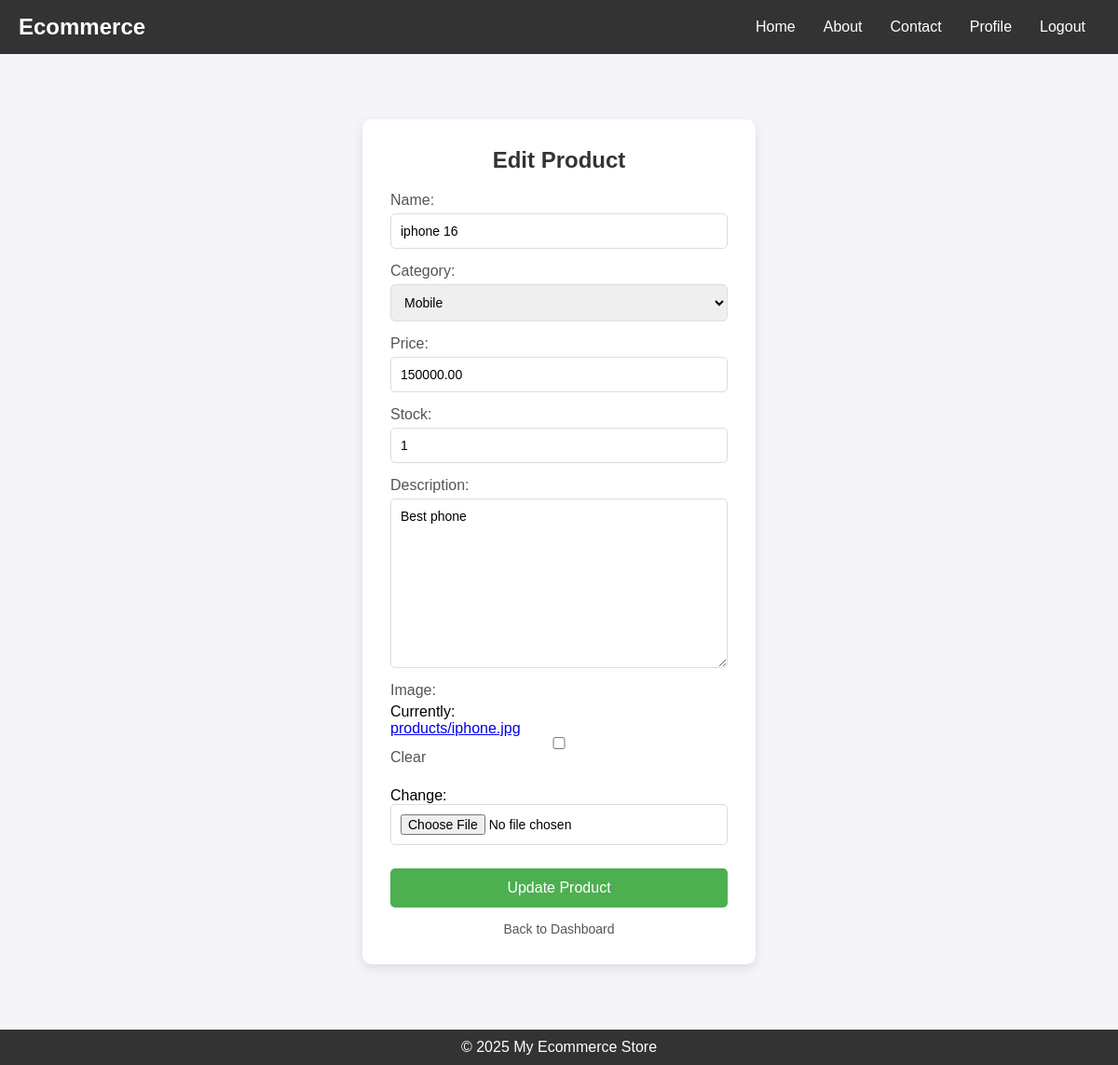
Page /product/edit/9/ (signed in) on the committed database.
### services/models.py (models this page shows, shortened)
class Product(models.Model):
    CATEGORY_CHOICES = [
        ('laptop', 'Laptop'),
        ('mobile', 'Mobile'),
        ('headphone', 'Headphone'),
        ('smartwatch', 'Smartwatch'),
        ('speaker', 'Speaker'),
        ('accessories', 'Accessories'),
        ('keyboard', 'Keyboard'),
        ('mouse', 'Mouse'),
    ]
    seller = models.ForeignKey(Seller, on_delete=models.CASCADE, related_name='products')
    name = models.CharField(max_length=255)
    description = models.TextField()
    category = models.CharField(max_length=255, choices=CATEGORY_CHOICES)
    image = models.ImageField(upload_to='products/', null=True, blank=True)
    price = models.DecimalField(max_digits=10, decimal_places=2)
    stock = models.PositiveIntegerField()
    created_at = models.DateTimeField(auto_now_add=True)
    tags = models.ManyToManyField(Tag, blank=True, related_name='products')  # ✅ FIXED

### services/views.py (the view)
# urls.py: path("product/edit/<int:product_id>/", edit_product, name="edit_product"),
@login_required
def edit_product(request, product_id):
    product = get_object_or_404(Product, id=product_id, seller=request.user.seller_profile)
    if request.method == 'POST':
        form = ProductForm(request.POST, request.FILES, instance=product)
        if form.is_valid():
            form.save()
            return redirect('seller_dashboard')
    else:
        form = ProductForm(instance=product)
    return render(request, 'seller/edit_product.html', {'form': form, 'product': product})

### services/forms.py
class ProductForm(forms.ModelForm):
    tags = forms.ModelMultipleChoiceField(
        queryset=Tag.objects.all(),  # ✅ Fetch from Tag model, not Product
        required=False,
        widget=forms.CheckboxSelectMultiple
    )
    class Meta:
        model = Product
        fields = ['name', 'category', 'price', 'description', 'image', 'stock', 'tags']

### templates/seller/edit_product.html (shortened to what this page needs)
{% extends "services/base.html" %}
{% block content %}
<div class="product-form-container">
    <h2>Edit Product</h2>
    <form method="post" enctype="multipart/form-data" class="product-form">
        <div class="form-group">
            {{ form.name.label_tag }}
            {{ form.name }}
        </div>
        <div class="form-group">
            {{ form.category.label_tag }}
            {{ form.category }}
        </div>
        <div class="form-group">
            {{ form.price.label_tag }}
            {{ form.price }}
        </div>
        <div class="form-group">
            {{ form.stock.label_tag }}
            {{ form.stock }}
        </div>
        <div class="form-group">
            {{ form.description.label_tag }}
            {{ form.description }}
        </div>
        <div class="form-group">
            {{ form.image.label_tag }}
            {{ form.image }}
        </div>
        <button type="submit" class="submit-button">Update Product</button>
    </form>
    <a href="{% url 'seller_dashboard' %}" class="back-button">Back to Dashboard</a>
</div>
{% endblock %}

### static/services/css/styles.css (style rules this page uses)
* { margin: 0; padding: 0; box-sizing: border-box; font-family: 'Arial', sans-serif; }
body { background: #f4f4f9; display: flex; flex-direction: column; min-height: 100vh; }
.open-modal-button, .submit-button { padding: 10px; border: none; border-radius: 6px; cursor: pointer; }
.submit-button { background: #28a745; color: white; width: 100%; }
.form-group { flex: 1; display: flex; flex-direction: column; }
.form-group label { font-weight: 500; margin-bottom: 5px; color: #555; }
.form-group input { width: 100%; padding: 12px; border: 1px solid #ddd; border-radius: 8px; font-size: 16px; transition: border-color 0.3s ease; }
.submit-button { background: linear-gradient(to right, #6dd5ed, #2a9d8f); color: white; padding: 14px 20px; border: none; border-radius: 8px; font-size: 18px; cursor: pointer; transition: background 0.3s ease; }
.product-form-container { max-width: 600px; margin: 50px auto; padding: 30px; background: #ffffff; border-radius: 10px; box-shadow: 0px 4px 12px rgba(0, 0, 0, 0.1); text-align: center; }
.product-form-container h2 { font-size: 24px; margin-bottom: 20px; color: #333; }
.product-form { display: flex; flex-direction: column; align-items: center; }
.form-group { width: 100%; margin-bottom: 15px; text-align: left; }
.form-group label { font-size: 16px; color: #555; display: block; margin-bottom: 5px; }
.form-group input, .form-group select, .form-group textarea { width: 100%; padding: 10px; border: 1px solid #ddd; border-radius: 5px; font-size: 14px; }
.submit-button { background: #4CAF50; color: white; padding: 12px 20px; border: none; border-radius: 5px; font-size: 16px; cursor: pointer; transition: 0.2s; width: 100%; margin-top: 10px; }
.back-button { display: block; text-align: center; margin-top: 15px; color: #555; text-decoration: none; font-size: 14px; }

### rows in the picture
Product: name "iphone 16", category "Mobile", price "150000.00", stock "1", description "Best phone"
